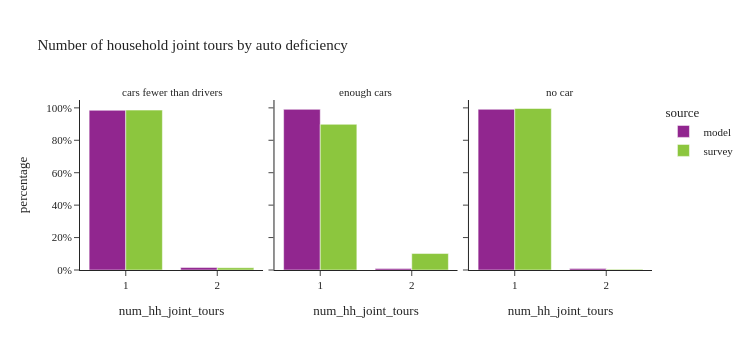

The code cell stored with this chart in its notebook:
### Code cell
plot_joint_tour_segment(joint_hh_data, 'auto_available_driver', "Number of household joint tours by auto deficiency")

### Figure 1 — Plotly figure (JSON) as saved in the notebook; plotly's stock layout.template omitted (floating-point values rounded to 4 significant figures)
{"data": [{"alignmentgroup": "True", "customdata": [[47133], [721]], "hovertemplate": "source=model<br>auto_available_driver=cars fewer than drivers<br>num_hh_joint_tours=%{x}<br>percentage=%{y}<br>sample_size=%{customdata[0]}<extra></extra>", "legendgroup": "model", "marker": {"color": "#91268F", "pattern": {"shape": ""}}, "name": "model", "offsetgroup": "model", "orientation": "v", "showlegend": true, "textposition": "auto", "type": "bar", "x": [1.0, 2.0], "xaxis": "x", "y": [0.9849, 0.01507], "yaxis": "y"}, {"alignmentgroup": "True", "customdata": [[69073], [651]], "hovertemplate": "source=model<br>auto_available_driver=enough cars<br>num_hh_joint_tours=%{x}<br>percentage=%{y}<br>sample_size=%{customdata[0]}<extra></extra>", "legendgroup": "model", "marker": {"color": "#91268F", "pattern": {"shape": ""}}, "name": "model", "offsetgroup": "model", "orientation": "v", "showlegend": false, "textposition": "auto", "type": "bar", "x": [1.0, 2.0], "xaxis": "x2", "y": [0.9907, 0.009337], "yaxis": "y2"}, {"alignmentgroup": "True", "customdata": [[1657], [15]], "hovertemplate": "source=model<br>auto_available_driver=no car<br>num_hh_joint_tours=%{x}<br>percentage=%{y}<br>sample_size=%{customdata[0]}<extra></extra>", "legendgroup": "model", "marker": {"color": "#91268F", "pattern": {"shape": ""}}, "name": "model", "offsetgroup": "model", "orientation": "v", "showlegend": false, "textposition": "auto", "type": "bar", "x": [1.0, 2.0], "xaxis": "x3", "y": [0.991, 0.008971], "yaxis": "y3"}, {"alignmentgroup": "True", "customdata": [[135], [11]], "hovertemplate": "source=survey<br>auto_available_driver=cars fewer than drivers<br>num_hh_joint_tours=%{x}<br>percentage=%{y}<br>sample_size=%{customdata[0]}<extra></extra>", "legendgroup": "survey", "marker": {"color": "#8CC63E", "pattern": {"shape": ""}}, "name": "survey", "offsetgroup": "survey", "orientation": "v", "showlegend": true, "textposition": "auto", "type": "bar", "x": [1.0, 2.0], "xaxis": "x", "y": [0.9861, 0.01394], "yaxis": "y"}, {"alignmentgroup": "True", "customdata": [[151], [15]], "hovertemplate": "source=survey<br>auto_available_driver=enough cars<br>num_hh_joint_tours=%{x}<br>percentage=%{y}<br>sample_size=%{customdata[0]}<extra></extra>", "legendgroup": "survey", "marker": {"color": "#8CC63E", "pattern": {"shape": ""}}, "name": "survey", "offsetgroup": "survey", "orientation": "v", "showlegend": false, "textposition": "auto", "type": "bar", "x": [1.0, 2.0], "xaxis": "x2", "y": [0.8985, 0.1015], "yaxis": "y2"}, {"alignmentgroup": "True", "customdata": [[10], [1]], "hovertemplate": "source=survey<br>auto_available_driver=no car<br>num_hh_joint_tours=%{x}<br>percentage=%{y}<br>sample_size=%{customdata[0]}<extra></extra>", "legendgroup": "survey", "marker": {"color": "#8CC63E", "pattern": {"shape": ""}}, "name": "survey", "offsetgroup": "survey", "orientation": "v", "showlegend": false, "textposition": "auto", "type": "bar", "x": [1.0, 2.0], "xaxis": "x3", "y": [0.996, 0.003974], "yaxis": "y3"}], "layout": {"annotations": [{"font": {}, "showarrow": false, "text": "cars fewer than drivers", "x": 0.16, "xanchor": "center", "xref": "paper", "y": 1.0, "yanchor": "bottom", "yref": "paper"}, {"font": {}, "showarrow": false, "text": "enough cars", "x": 0.5, "xanchor": "center", "xref": "paper", "y": 1.0, "yanchor": "bottom", "yref": "paper"}, {"font": {}, "showarrow": false, "text": "no car", "x": 0.84, "xanchor": "center", "xref": "paper", "y": 1.0, "yanchor": "bottom", "yref": "paper"}], "barmode": "group", "height": 350, "legend": {"title": {"text": "source"}, "tracegroupgap": 0}, "title": {"text": "Number of household joint tours by auto deficiency"}, "width": 750, "xaxis": {"anchor": "y", "domain": [0.0, 0.32], "title": {"text": "num_hh_joint_tours"}}, "xaxis2": {"anchor": "y2", "domain": [0.34, 0.66], "matches": "x", "title": {"text": "num_hh_joint_tours"}}, "xaxis3": {"anchor": "y3", "domain": [0.68, 1.0], "matches": "x", "title": {"text": "num_hh_joint_tours"}}, "yaxis": {"anchor": "x", "domain": [0.0, 1.0], "tickformat": ".0%", "title": {"text": "percentage"}}, "yaxis2": {"anchor": "x2", "domain": [0.0, 1.0], "matches": "y", "showticklabels": false, "tickformat": ".0%"}, "yaxis3": {"anchor": "x3", "domain": [0.0, 1.0], "matches": "y", "showticklabels": false}}}
